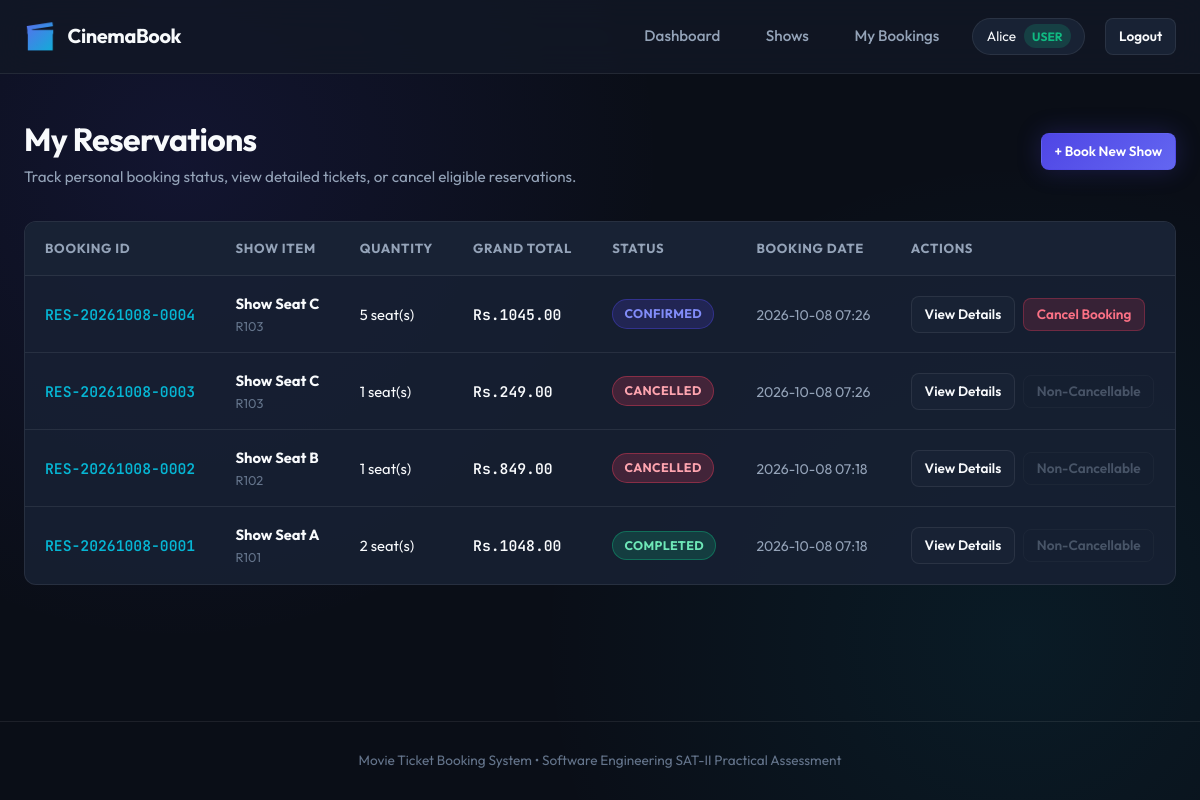
Page /my-bookings (signed in) on the committed database.
### models/reservation.py (models this page shows, shortened)
class Reservation(Base):
    __tablename__ = 'reservations'
    id = Column(String(50), primary_key=True)  # e.g., 'RES-1001'
    user_id = Column(String(50), ForeignKey('users.id'), nullable=False)
    status = Column(String(20), nullable=False, default='CONFIRMED')
    total_amount = Column(Float, nullable=False)
    customer_name = Column(String(100), nullable=False)
    customer_phone = Column(String(20), nullable=False)
    booking_date = Column(String(20), nullable=False)
    reference_info = Column(String(100), nullable=False)
    created_at = Column(DateTime, default=lambda: datetime.now(timezone.utc))
    user = relationship('User', back_populates='reservations')
    items = relationship('ReservationItem', back_populates='reservation', cascade='all, delete-orphan')
    status_history = relationship('BookingStatusHistory', back_populates='reservation', cascade='all, delete-orphan', order_by='BookingStatusHistory.id.asc()')
    def is_eligible_for_cancellation(self) -> bool:
        return self.status == 'CONFIRMED'

### models/resource.py (models this page shows, shortened)
class Resource(Base):
    __tablename__ = 'resources'
    id = Column(String(50), primary_key=True)  # e.g., 'R101'
    name = Column(String(100), nullable=False)  # e.g., 'Show Seat A'
    rate = Column(Float, nullable=False)
    availability = Column(Integer, nullable=False, default=0)
    status = Column(String(20), default='ACTIVE')  # 'ACTIVE' or 'INACTIVE'
    created_at = Column(DateTime, default=lambda: datetime.now(timezone.utc))
    schedules = relationship('Schedule', back_populates='resource', cascade='all, delete-orphan')
    reservation_items = relationship('ReservationItem', back_populates='resource')

### models/reservation_item.py (models this page shows, shortened)
class ReservationItem(Base):
    __tablename__ = 'reservation_items'
    id = Column(Integer, primary_key=True, autoincrement=True)
    reservation_id = Column(String(50), ForeignKey('reservations.id'), nullable=False)
    resource_id = Column(String(50), ForeignKey('resources.id'), nullable=False)
    quantity = Column(Integer, nullable=False)
    rate_snapshot = Column(Float, nullable=False)   # Fare snapshot at booking time (BR3)
    base_amount = Column(Float, nullable=False)     # rate_snapshot * quantity (BR4)
    booking_charge = Column(Float, nullable=False)  # Rs.50 if base_amount < 1000 else Rs.0 (BR4)
    grand_total = Column(Float, nullable=False)     # base_amount + booking_charge (BR4)
    reservation = relationship('Reservation', back_populates='items')
    resource = relationship('Resource', back_populates='reservation_items')

### routes/user_routes.py (the view)
@user_bp.route('/my-bookings')
@login_required
def my_bookings():
    db = get_db()
    try:
        user_id = session.get('user_id')
        reservations = db.query(Reservation).filter_by(user_id=user_id).order_by(Reservation.created_at.desc()).all()
        return render_template('my_bookings.html', reservations=reservations)
    finally:
        db.close()

### routes/helpers.py (called while the page is built)
def get_db():
    return database_setup.SessionLocal()

def login_required(f):
    @wraps(f)
    def decorated_function(*args, **kwargs):
        if not session.get('user_id'):
            flash("Please log in to continue.", "warning")
            return redirect(url_for('user_bp.login'))
        return f(*args, **kwargs)
    return decorated_function

### templates/my_bookings.html (shortened to what this page needs)
{% extends "base.html" %}
{% block content %}
<div style="display: flex; justify-content: space-between; align-items: center; margin-bottom: 2rem; flex-wrap: wrap; gap: 1rem;">
  <div>
    <h1 style="font-size: 2rem; font-weight: 700; letter-spacing: -0.02em;" id="my-bookings-heading">My Reservations</h1>
    <p style="color: var(--text-muted); font-size: 0.95rem;">Track personal booking status, view detailed tickets, or cancel eligible reservations.</p>
  </div>
  <a href="{{ url_for('user_bp.shows') }}" class="btn btn-primary btn-sm" id="btn-book-new-show">
    + Book New Show
  </a>
</div>
<div class="table-wrapper">
  <table class="table" id="my-bookings-table">
    <thead>
      <tr>
        <th>Booking ID</th>
        <th>Show Item</th>
        <th>Quantity</th>
        <th>Grand Total</th>
        <th>Status</th>
        <th>Booking Date</th>
        <th>Actions</th>
      </tr>
    </thead>
    <tbody>
      {% for res in reservations %}
        <tr id="row-res-{{ res.id }}">
          <td>
            <a href="{{ url_for('user_bp.booking_details', booking_id=res.id) }}" class="mono" style="font-weight: 600; color: var(--accent-cyan); text-decoration: none;" id="link-res-{{ res.id }}">
              {{ res.id }}
            </a>
          </td>
          <td>
            {% if res.items and res.items[0].resource %}
              <strong>{{ res.items[0].resource.name }}</strong>
              <div style="font-size: 0.8rem; color: var(--text-dim);">{{ res.items[0].resource_id }}</div>
            {% else %}
              <span>N/A</span>
            {% endif %}
          </td>
          <td>
            {% if res.items %}
              <span>{{ res.items[0].quantity }} seat(s)</span>
            {% else %}
              <span>-</span>
            {% endif %}
          </td>
          <td>
            <span class="mono" style="font-weight: 600;">Rs.{{ "%.2f"|format(res.total_amount) }}</span>
          </td>
          <td>
            <span class="badge badge-{{ res.status|lower }}" id="badge-status-{{ res.id }}">
              {{ res.status }}
            </span>
          </td>
          <td>
            <span style="font-size: 0.88rem; color: var(--text-muted);">
              {{ res.created_at.strftime('%Y-%m-%d %H:%M') if res.created_at else res.booking_date }}
            </span>
          </td>
          <td>
            <div style="display: flex; gap: 0.5rem; align-items: center;">
              <a href="{{ url_for('user_bp.booking_details', booking_id=res.id) }}" class="btn btn-secondary btn-sm" id="btn-details-{{ res.id }}">
                View Details
              </a>
              {% if res.is_eligible_for_cancellation() %}
                <form method="POST" action="{{ url_for('user_bp.cancel_booking', booking_id=res.id) }}" onsubmit="return confirm('Are you sure you want to cancel this booking? This will restore seats to inventory.');" style="display: inline;">
                  <button type="submit" class="btn btn-danger btn-sm" id="btn-cancel-{{ res.id }}">
                    Cancel Booking
                  </button>
                </form>
              {% else %}
                <button class="btn btn-outline btn-sm" disabled title="Only CONFIRMED bookings can be cancelled." id="btn-cancel-disabled-{{ res.id }}">
                  Non-Cancellable
                </button>
              {% endif %}
            </div>
          </td>
        </tr>
      {% else %}
        <tr>
          <td colspan="7" style="text-align: center; padding: 3rem; color: var(--text-muted);">
            You have no active or past bookings. <a href="{{ url_for('user_bp.shows') }}" style="color: var(--accent-cyan);">Browse shows now</a>.
          </td>
        </tr>
      {% endfor %}
    </tbody>
  </table>
</div>
{% endblock %}

### static/css/style.css (style rules this page uses)
:root { --bg-primary: #0a0e17; --bg-secondary: #121826; --bg-surface: #182234; --bg-card: rgba(24, 34, 52, 0.85); --bg-card-hover: rgba(30, 42, 64, 0.95); --primary: #4f46e5; --primary-hover: #4338ca; --primary-glow: rgba(79, 70, 229, 0.35); --accent-gold: #f59e0b; --accent-cyan: #06b6d4; --accent-emerald: #10b981; --accent-rose: #f43f5e; --text-main: #f8fafc; --text-muted: #94a3b8; --text-dim: #64748b; --border-subtle: rgba(255, 255, 255, 0.08); --border-focus: rgba(99, 102, 241, 0.5); --radius-sm: 8px; --radius-md: 12px; --radius-lg: 18px; --shadow-sm: 0 2px 8px rgba(0, 0, 0, 0.3); --shadow-md: 0 8px 24px rgba(0, 0, 0, 0.4); --shadow-glow: 0 0 25px rgba(79, 70, 229, 0.25); --transition: all 0.25s cubic-bezier(0.16, 1, 0.3, 1); }
* { box-sizing: border-box; margin: 0; padding: 0; }
body { font-family: 'Outfit', -apple-system, BlinkMacSystemFont, sans-serif; background-color: var(--bg-primary); color: var(--text-main); line-height: 1.6; min-height: 100vh; display: flex; flex-direction: column; background-image: radial-gradient(circle at 15% 20%, rgba(79, 70, 229, 0.12) 0%, transparent 40%), radial-gradient(circle at 85% 80%, rgba(6, 182, 212, 0.08) 0%, transparent 40%); background-attachment: fixed; }
.btn { display: inline-flex; align-items: center; justify-content: center; gap: 0.5rem; padding: 0.75rem 1.4rem; border-radius: var(--radius-md); font-weight: 600; font-size: 0.95rem; font-family: inherit; cursor: pointer; text-decoration: none; transition: var(--transition); border: 1px solid transparent; }
.btn-primary { background: linear-gradient(135deg, var(--primary), #6366f1); color: #ffffff; box-shadow: var(--shadow-glow); }
.btn-secondary { background: var(--bg-surface); color: var(--text-main); border-color: var(--border-subtle); }
.btn-danger { background: rgba(244, 63, 94, 0.15); color: #fb7185; border-color: rgba(244, 63, 94, 0.3); }
.btn-outline { background: transparent; border-color: var(--border-subtle); color: var(--text-muted); }
.btn-sm { padding: 0.4rem 0.8rem; font-size: 0.85rem; border-radius: var(--radius-sm); }
.btn:disabled, .btn[disabled] { opacity: 0.4; cursor: not-allowed; pointer-events: none; }
.table-wrapper { overflow-x: auto; border-radius: var(--radius-md); border: 1px solid var(--border-subtle); background: var(--bg-card); }
.table { width: 100%; border-collapse: collapse; text-align: left; }
.table th { background: var(--bg-surface); padding: 1rem 1.25rem; font-size: 0.82rem; text-transform: uppercase; letter-spacing: 0.05em; color: var(--text-muted); border-bottom: 1px solid var(--border-subtle); }
.table td { padding: 1rem 1.25rem; font-size: 0.92rem; border-bottom: 1px solid var(--border-subtle); color: var(--text-main); }
.table tr:last-child td { border-bottom: none; }
.badge { display: inline-flex; align-items: center; gap: 0.35rem; padding: 0.25rem 0.7rem; border-radius: 9999px; font-size: 0.78rem; font-weight: 700; letter-spacing: 0.03em; text-transform: uppercase; }
.badge-confirmed { background: rgba(79, 70, 229, 0.2); color: #818cf8; border: 1px solid rgba(79, 70, 229, 0.4); }
.badge-completed { background: rgba(16, 185, 129, 0.2); color: #6ee7b7; border: 1px solid rgba(16, 185, 129, 0.4); }
.badge-cancelled { background: rgba(244, 63, 94, 0.2); color: #fda4af; border: 1px solid rgba(244, 63, 94, 0.4); }
.mono { font-family: 'JetBrains Mono', monospace; }

### rows in the picture
Reservation: id "RES-20261008-0004", name "Show Seat C", resource_id "R103", quantity "5", total_amount "1045.00", status "CONFIRMED", created_at "2026-10-08 07:26"
Reservation: id "RES-20261008-0003", name "Show Seat C", resource_id "R103", quantity "1", total_amount "249.00", status "CANCELLED", created_at "2026-10-08 07:26"
Reservation: id "RES-20261008-0002", name "Show Seat B", resource_id "R102", quantity "1", total_amount "849.00", status "CANCELLED", created_at "2026-10-08 07:18"
Reservation: id "RES-20261008-0001", name "Show Seat A", resource_id "R101", quantity "2", total_amount "1048.00", status "COMPLETED", created_at "2026-10-08 07:18"

### other values in the picture
{{ session_name }} "Alice"
{{ session_role }} "USER"
